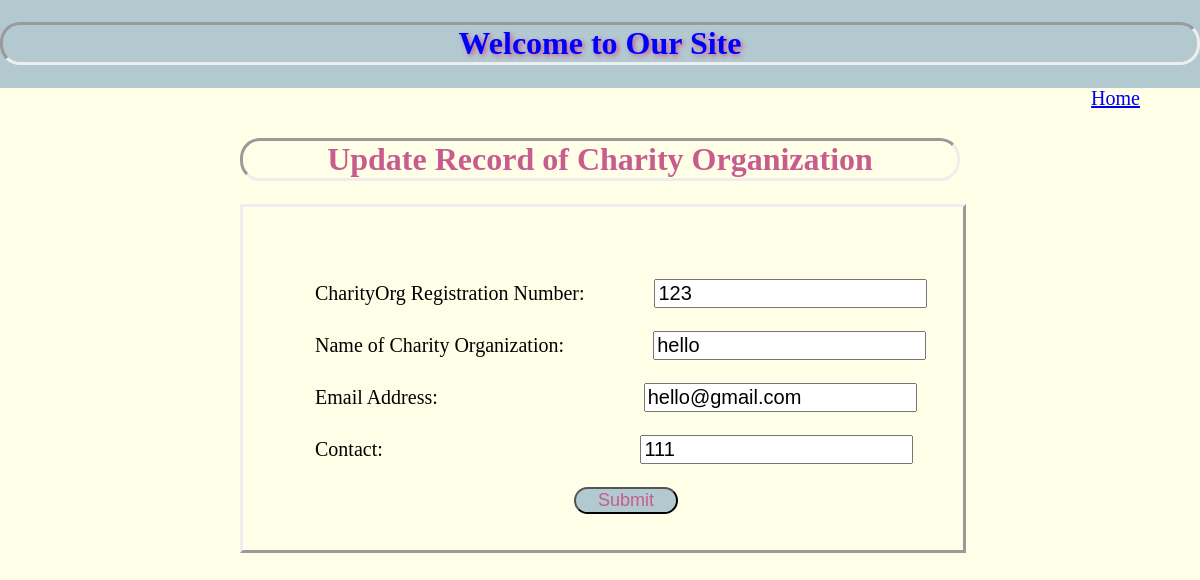
/edit/3, run on an earlier commit of the app's database.
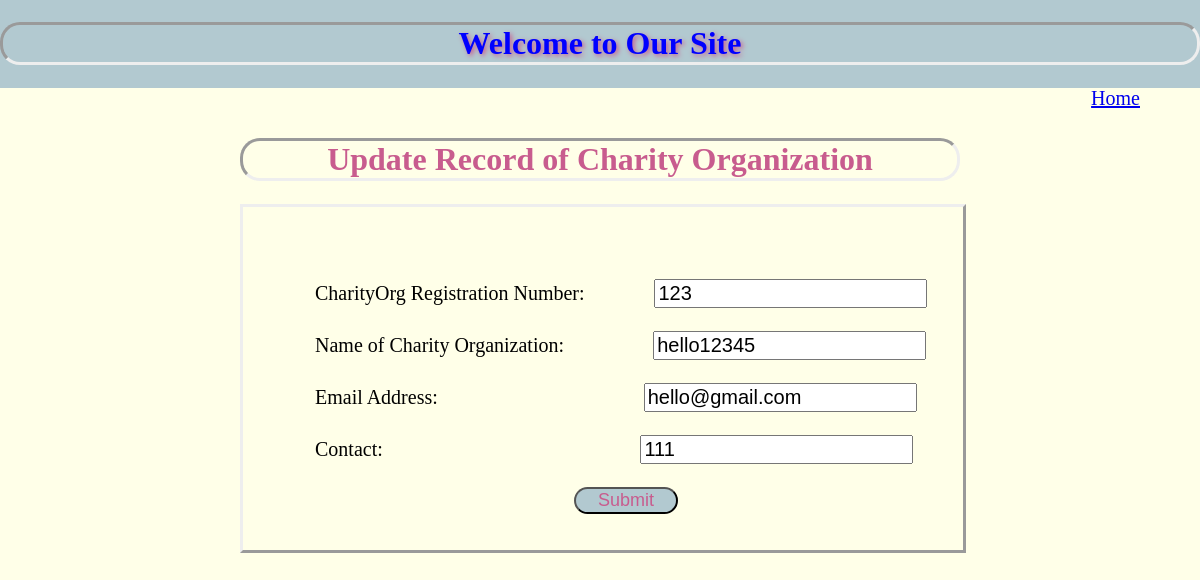
And on a later commit of the database.
### charityorganization/models.py (models this page shows)
class Charityorg(models.Model):
    reg_number = models.CharField(max_length=7)
    name = models.CharField(max_length=70)
    email = models.CharField(max_length=40)
    contact = models.IntegerField(20)
    class Meta:
        db_table = "charityorg"

### charityorganization/views.py (the view)
# urls.py: path('edit/<int:id>',views.edit),
def edit(request,id):
    charity = Charityorg.objects.get(id=id)
    return render(request,"edit.html",{"charityorganization":charity})

### charityorganization/templates/edit.html (shortened to what this page needs)
<!DOCTYPE html>
<html lang="en">
<head>
</head>
<body>
    <div class="div1">
        <h1 style="text-shadow: 2px 2px 5px #C85C8E; color:blue; border-style: inset;border-radius: 20px;">Welcome to Our Site</h1>
        <a href="/all-charityorganization" style="float:right; font-size:20px;margin-right:5%;">Home</a>
    </div>
    <h1 style="color:#C85C8E; text-align:center; border-style: inset;border-radius: 20px; margin: 50px 20% 5px 20%;">Update Record of Charity Organization</h1>
    <br>
    <div style=" font-size:20px; width: 60%; margin-left:20%; margin-right:20%; border-style: outset;">
    <form action="/update/{{charityorganization.id}}" method="post" style="margin-left:10%; padding-top:10%; padding-bottom:5%">
        <div>
            <label style="margin-right:10%">CharityOrg Registration Number:</label>
            <input type="text" name="reg_number" value="{{charityorganization.reg_number}}">
        </div>
        <br>
        <div>
            <label style="margin-right:13%">Name of Charity Organization:</label>
            <input type="text" name="name" value="{{charityorganization.name}}">
        </div>
        <br>
        <div>
            <label style="margin-right:31%">Email Address:</label>
            <input type="text" name="email" value="{{charityorganization.email}}">
        </div>
        <br>
        <div>
            <label style="margin-right:39%">Contact:</label>
            <input type="text" name="contact" value="{{charityorganization.contact}}">
        </div>
        <br>
        <div>
            <button type="submit" style="background: rgba(0, 76, 153, 0.3); color:#C85C8E; font-size:18px;width:16%;height:18%; border-radius: 20px; margin:0% 40%; border-style: outset;">Submit</button>
        </div>
    </form>
    </div>
</body>
</html>

What changed in the data, as far as the page shows it:
changed Charityorg "hello@gmail.com": name "hello" → "hello12345"
